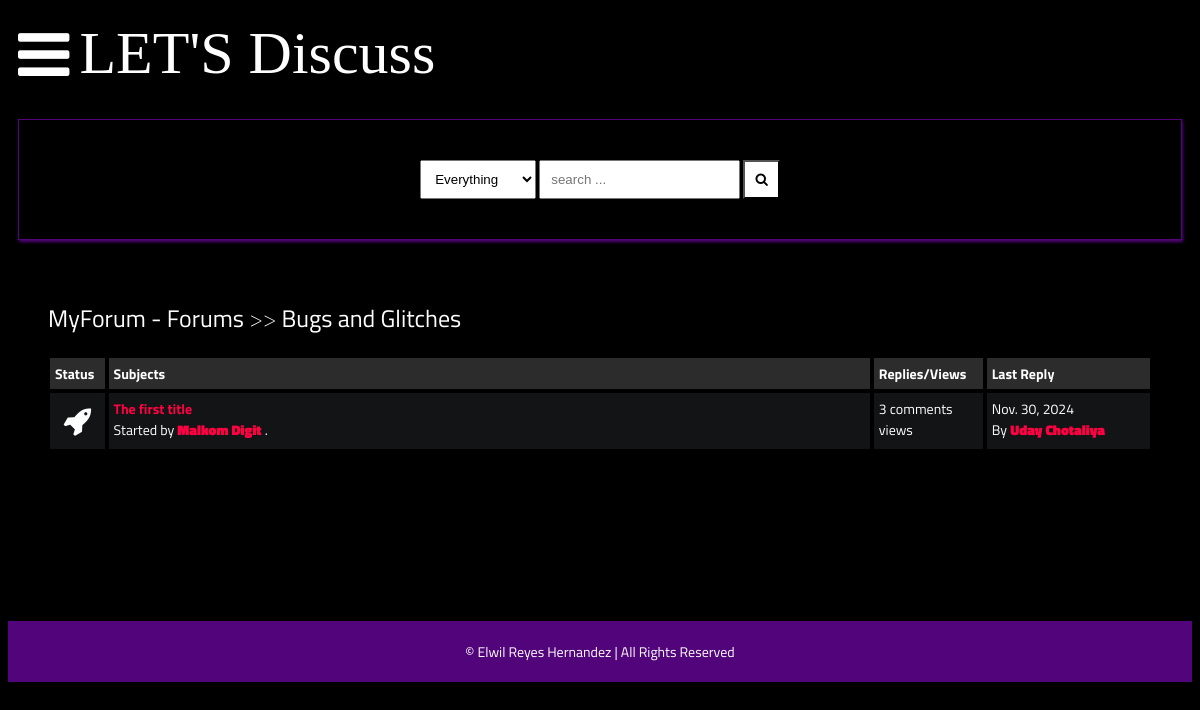
Before: /posts/bugs-and-glitches/ with the older database file.
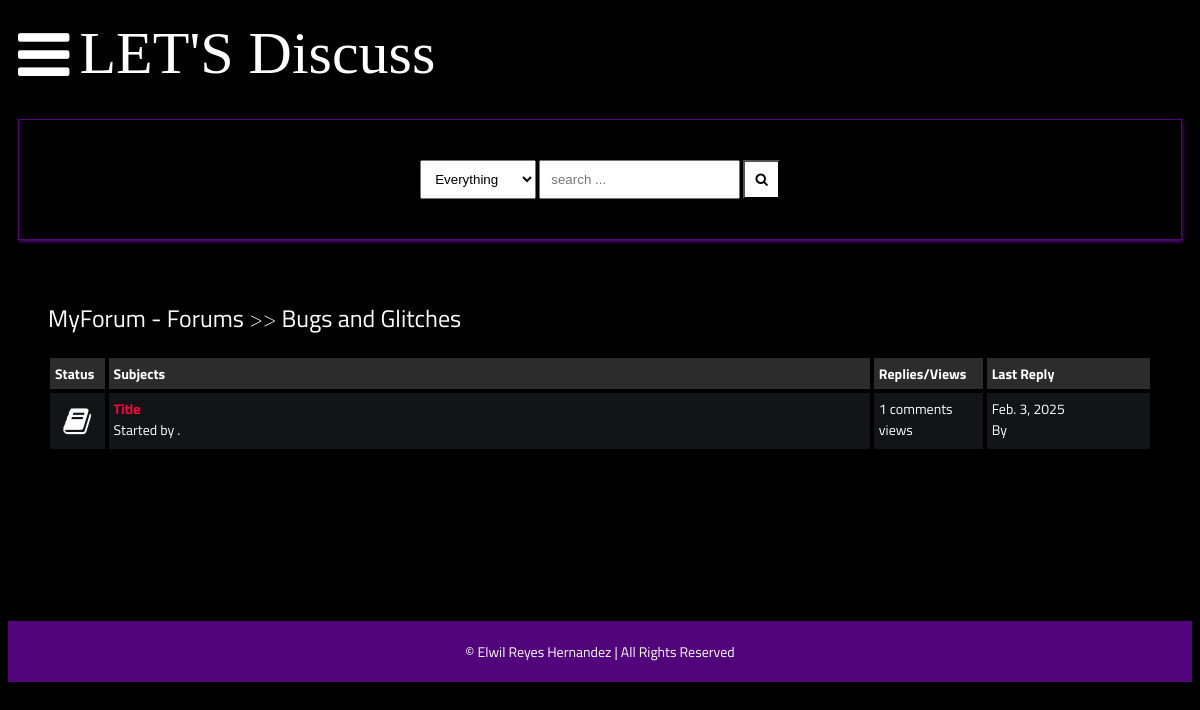
After: the same page with the newer database file.
### main/models.py (models this page shows, shortened)
class Post(models.Model):
    title = models.CharField(max_length=400)
    slug = models.SlugField(max_length=400, unique=True, blank=True)
    user = models.ForeignKey(Author, on_delete=models.CASCADE)
    content = HTMLField()
    categories = models.ManyToManyField(Category)
    date = models.DateTimeField(auto_now_add=True)
    approved = models.BooleanField(default=False)
    hit_count_generic = GenericRelation(HitCount, object_id_field='object_pk',
        related_query_name='hit_count_generic_relation'
    )
    tags = TaggableManager()
    comments = models.ManyToManyField(Comment, blank=True)
    closed = models.BooleanField(default=False)
    state = models.CharField(max_length=40, default="zero")
    def get_url(self):
        return reverse("detail", kwargs={
            "slug":self.slug
        })
    @property
    def num_comments(self):
        return self.comments.count()
    @property
    def last_reply(self):
        return self.comments.latest("date")

class Author(models.Model):
    user = models.ForeignKey(User, on_delete=models.CASCADE)
    fullname = models.CharField(max_length=40, blank=True)
    slug = slug = models.SlugField(max_length=400, unique=True, blank=True, default="")
    bio = HTMLField(null=True, blank=True)
    points = models.IntegerField(default=0)
    profile_pic = ResizedImageField(size=[50, 80], quality=100, upload_to="authors", default="user.jpg", null=True, blank=True)

class Comment(models.Model):
    user = models.ForeignKey(Author, on_delete=models.CASCADE)
    content = models.TextField()
    date = models.DateTimeField(auto_now_add=True)
    replies = models.ManyToManyField(Reply, blank=True)

### main/views.py (the view)
# urls.py: path("posts/<slug>/", posts, name="posts"),
def posts(request, slug):
    category = get_object_or_404(Category, slug=slug)
    posts = Post.objects.filter(categories=category)
    paginator = Paginator(posts, 5)
    page = request.GET.get("page")
    try:
        posts = paginator.page(page)
    except PageNotAnInteger:
        posts = paginator.page(1)
    except EmptyPage:
        posts = paginator.page(paginator.num_pages)
    context = {
        "posts":posts,
        "forum": category,
        "title": "OZONE: Posts"
    }
    return render(request, "posts.html", context)

### main/context_processors.py (called while the page is built, shortened)
def searchFunction(request):
    search_context = {}
    posts = Post.objects.all()
    return search_context

### main/models.py (called while the page is built)
    def get_url(self):
        return reverse("posts", kwargs={
            "slug":self.slug
        })

### templates/posts.html (shortened to what this page needs)
{% extends 'base.html' %}
{% load hitcount_tags %}
{% block content %}
    <div class="container">
        <div class="navigate">
            <span><a href="{% url 'home' %}">MyForum - Forums</a> >> <a href="{{forum.get_url}}">{{forum.title}}</a></span>
        </div>
        {% if posts %}
            <div class="posts-table">
                <div class="table-head">
                    <div class="status">Status</div>
                    <div class="subjects">Subjects</div>
                    <div class="replies">Replies/Views</div>
                    <div class="last-reply">Last Reply</div>
                </div>
                {% for post in posts %}
                <div class="table-row">
                    {% if post.closed == True %}
                    <div class="status"><i class="fa fa-lock"></i></div>
                    {% elif post.num_comments == 0 %}
                    <div class="status"><i class="fa fa-frown-o"></i></div>
                    {% elif post.num_comments > 0 and post.num_comments < 2 %}
                    <div class="status"><i class="fa fa-book"></i></div>
                    {% elif post.num_comments > 2 and post.num_comments < 4 %}
                    <div class="status"><i class="fa fa-rocket"></i></div>
                    {% elif post.num_comments >= 4 %}
                    <div class="status"><i class="fa fa-fire"></i></div>
                    {% endif %}
                    <div class="subjects">
                        <a href="{{post.get_url}}">{{post.title}}</a>
                        <br>
                        <span>Started by <b><a href="">{{post.user.fullname|title}}</a></b> .</span>
                    </div>
                    <div class="replies">
                        {{post.num_comments}} comments <br> {% get_hit_count for post %} views
                    </div>
                    {% if post.last_reply %}
                    <div class="last-reply">
                        {{post.last_reply.date|date}}
                        <br>By <b><a href="">{{post.last_reply.user.fullname|title}}</a></b>
                    </div>
                    {% else %}
                    <div class="last-reply">
                        {{post.date|date}}
                        <br>By <b><a href="">{{post.user.fullname|title}}</a></b>
                    </div>
                    {% endif %}
                </div>
                {% endfor %}
            {% else %}
            <div class="subforum-title">
                <h1><i class="fa fa-frown-o"></i>&nbsp;you have no posts yet.</h1>
            </div>
            {% endif %}
        </div>
    </div>
    {% endblock content %}

Changed rows visible on the page:
removed Post: closed False (drawn), title "The first title", user.fullname "Malkom Digit", num_comments "3", last_reply "Nov. 30, 2024", last_reply.user.fullname "Uday Chotaliya"
added Post: closed False (drawn), title "Title", num_comments "1", last_reply "Feb. 3, 2025"
